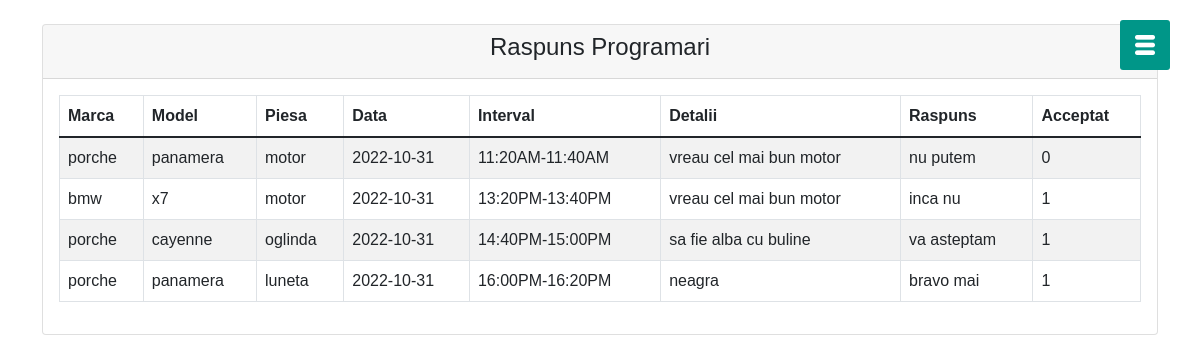
/raspunsuri/bookings.php (signed in), run on the app's committed database.
### tables this page shows
CREATE TABLE `raspunsuri` (
  `id` int NOT NULL AUTO_INCREMENT,
  `email` varchar(200) DEFAULT NULL,
  `marca` varchar(200) DEFAULT NULL,
  `model` varchar(200) DEFAULT NULL,
  `piesa` varchar(200) DEFAULT NULL,
  `detalii` varchar(200) DEFAULT NULL,
  `raspuns` varchar(200) DEFAULT NULL,
  `data` date DEFAULT NULL,
  `ora` double DEFAULT NULL,
  `timeslot` varchar(200) DEFAULT NULL,
  `vazut` int DEFAULT NULL,
  `acceptat` int DEFAULT NULL,
  PRIMARY KEY (`id`)
);

### raspunsuri/bookings.php (the view, shortened to what this page needs)
<?php
    $email=$_SESSION['email'];
?>
<!doctype html>
<html lang="en">
  <head>
    <link href="https://cdn.jsdelivr.net/npm/bootstrap@5.1.3/dist/css/bootstrap.min.css" rel="stylesheet">
    <link rel="stylesheet" href="../home/style.css">
    <link rel="stylesheet" href="//cdn.jsdelivr.net/npm/alertifyjs@1.13.1/build/css/alertify.min.css"/>
</head>
<body>
    <div id="menuBtn">
        <img src="../home/images/menu.png" id="menu">
    </div>
<div class="container mt-4">
    <div class="row">
        <div class="col-md-12">
            <div class="card">
                <div class="card-header">
                    <h4 style="text-align:center">Raspuns Programari</h4>
                </div>
                <div class="card-body">
                    <table id="myTable" class="table table-bordered table-striped">
                        <thead>
                            <tr>
                                <th>Marca</th>
                                <th>Model</th>
                                <th>Piesa</th>
                                <th>Data</th>
                                <th>Interval</th>
                                <th>Detalii</th>
                                <th>Raspuns</th>
                                <th>Acceptat</th>
                            </tr>
                        </thead>
                        <tbody>
                            <?php
                            require 'dbcon.php';
                            $query = "SELECT * FROM raspunsuri where email='$email' and data is not null and ora is not null and raspuns is not null order by data,ora";
                            $query_run = mysqli_query($con, $query);
                            if(mysqli_num_rows($query_run) > 0)
                            {
                                foreach($query_run as $student)
                                {
                                    ?>
                                    <tr>
                                        <td><?= $student['marca'] ?></td>
                                        <td><?= $student['model'] ?></td>
                                        <td><?= $student['piesa'] ?></td>
                                        <td><?= $student['data'] ?></td>
                                        <td><?= $student['timeslot'] ?></td>
                                        <td><?= $student['detalii'] ?></td>
                                        <td><?= $student['raspuns'] ?></td>
                                        <td><?= $student['acceptat'] ?></td>
                                    </tr>
                                    <?php
                                }
                            }
                            ?>
                        </tbody>
                    </table>
                </div>
            </div>
        </div>
    </div>
</div>
</body>
</html>

### home/style.css (style rules this page uses)
* { margin: 0; padding: 0; font-family: 'Poppins', sans-serif; }
#menuBtn { width: 50px; height: 50px; background: #009688; text-align: center; position: fixed; right: 30px; top: 20px; border-radius: 3px; z-index: 3; cursor: pointer; }
#menuBtn img { width: 20px; margin-top: 15px; }

### data on the page
raspunsuri: marca "porche", model "panamera", piesa "motor", data "2022-10-31", timeslot "11:20AM-11:40AM", detalii "vreau cel mai bun motor", raspuns "nu putem", acceptat "0"
raspunsuri: marca "bmw", model "x7", piesa "motor", data "2022-10-31", timeslot "13:20PM-13:40PM", detalii "vreau cel mai bun motor", raspuns "inca nu", acceptat "1"
raspunsuri: marca "porche", model "cayenne", piesa "oglinda", data "2022-10-31", timeslot "14:40PM-15:00PM", detalii "sa fie alba cu buline", raspuns "va asteptam", acceptat "1"
raspunsuri: marca "porche", model "panamera", piesa "luneta", data "2022-10-31", timeslot "16:00PM-16:20PM", detalii "neagra", raspuns "bravo mai", acceptat "1"
